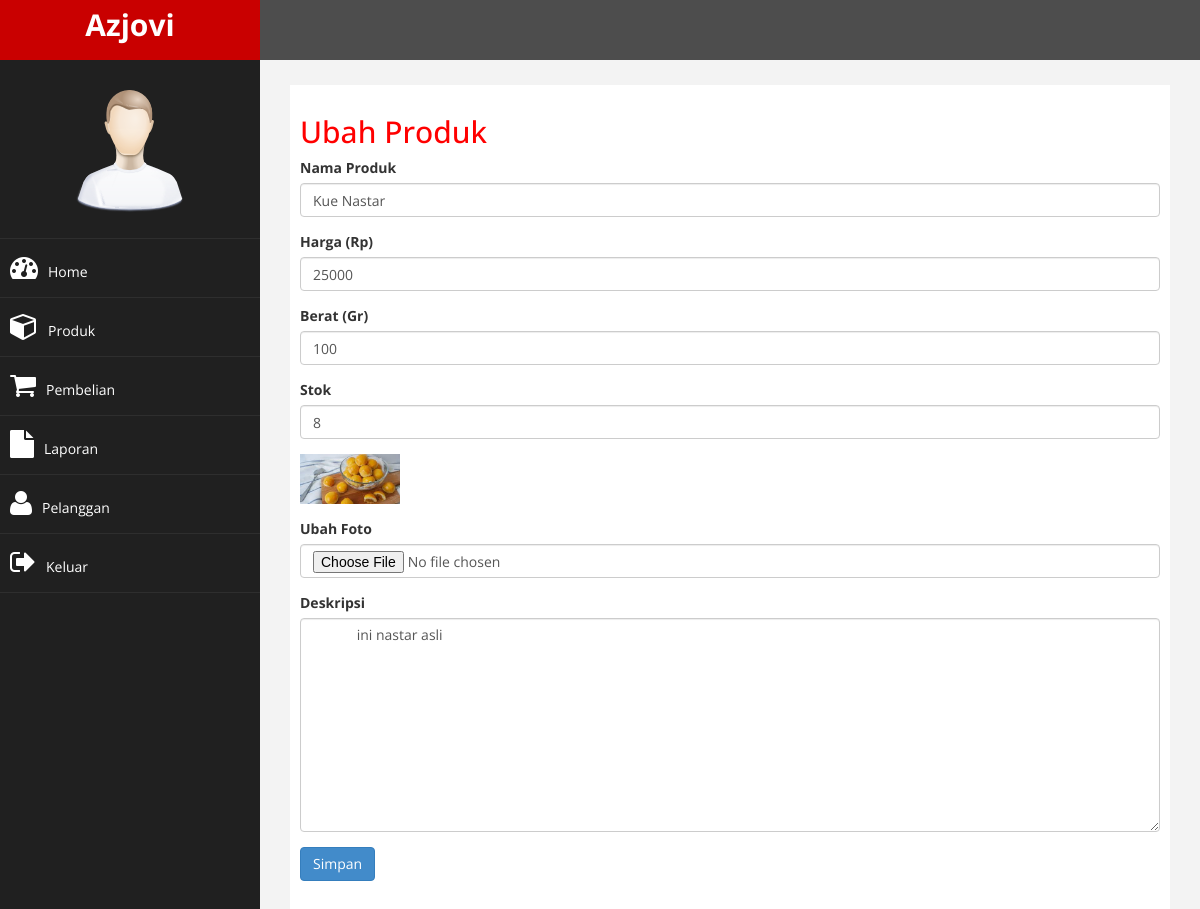
The app's page /admin/index.php?halaman=ubah-produk&id=1 (signed in) with its own data.
### tables this page shows
CREATE TABLE `produk` (
  `id_produk` int(11) NOT NULL,
  `nama_produk` varchar(100) NOT NULL,
  `harga_produk` int(11) NOT NULL,
  `berat` int(11) NOT NULL,
  `foto_produk` varchar(100) NOT NULL,
  `deskripsi_produk` text NOT NULL,
  `stok_produk` int(11) NOT NULL
);

### admin/ubah-produk.php (the view, shortened to what this page needs)
<h2>Ubah Produk</h2>
<?php
$ambil = $koneksi->query("SELECT * FROM produk WHERE id_produk='$_GET[id]'");
$pecah = $ambil->fetch_assoc();
?>
<form method="post" enctype="multipart/form-data">
    <div class="form-group">
        <label>Nama Produk</label>
        <input type="text" name="nama" class="form-control" value="<?= $pecah['nama_produk']; ?>">
    </div>
    <div class="form-group">
        <label>Harga (Rp)</label>
        <input type="number" name="harga" class="form-control" value="<?= $pecah['harga_produk'];?>">
    </div>
    <div class="form-group">
        <label>Berat (Gr)</label>
        <input type="number" name="berat" class="form-control" value="<?= $pecah['berat'];?>">
    </div>
    <div class="form-group">
        <label>Stok</label>
        <input type="number" name="stok" class="form-control" value="<?= $pecah['stok_produk'];?>">
    </div>
    <div class="form-group">
        <img src="../foto_produk/<?= $pecah['foto_produk']; ?>" width="100">
    </div>
    <div class="form-group">
        <label>Ubah Foto</label>
        <input type="file" name="foto" class="form-control">
    </div>
    <div class="form-group">
        <label>Deskripsi</label>
        <textarea name="deskripsi" class="form-control" rows="10">
            <?php echo $pecah['deskripsi_produk']; ?>
        </textarea>
    </div>
    <button class="btn btn-primary" name="ubah">Simpan</button>
</form>

### admin/assets/css/custom.css (style rules this page uses)
body { font-family: 'Open Sans', sans-serif; }
h2 { color: #f00; }

### records on screen
produk: nama "Kue Nastar", harga "25000", berat "100", stok "8", foto_produk (picture), deskripsi "ini nastar asli"
